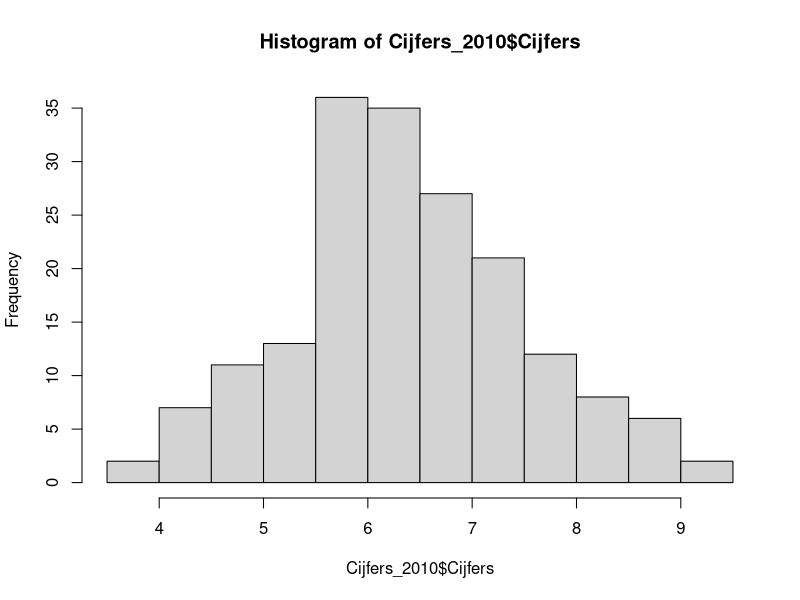
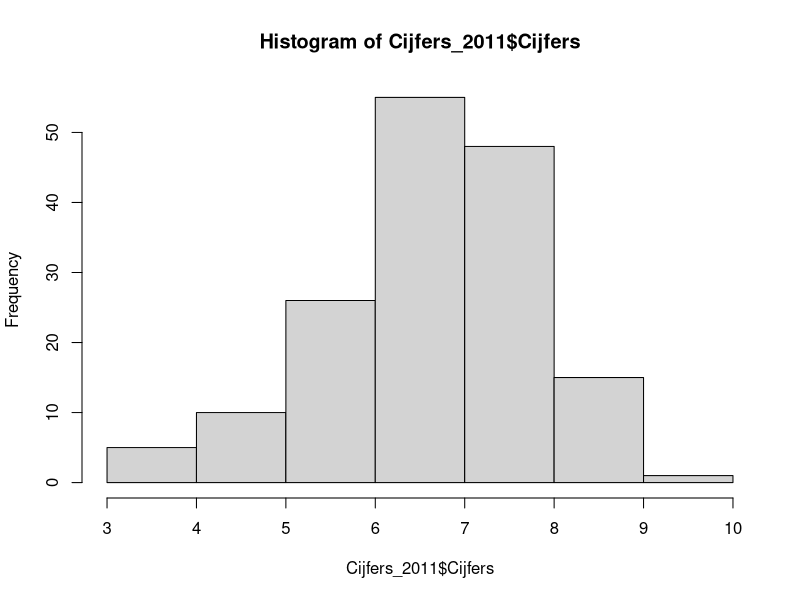

These figures' R source, in order:
## ---- chunk 1
knitr::opts_chunk$set(echo = TRUE)
## ---- chunk 2
set.seed(1)

mu <- 6.3
sigma <- 1.2
Cijfers_2010 <- rnorm(180, mu, sigma)
Cijfers_2010 <- Cijfers_2010 [Cijfers_2010 <= 10 & Cijfers_2010 >= 1]
Cijfers_2010 <- sapply (Cijfers_2010, round, 3)

mu <- 6.3
sigma <- 1.2
Cijfers_2010_n30 <- rnorm(30, mu, sigma)
Cijfers_2010_n30 <- Cijfers_2010_n30 [Cijfers_2010_n30 <= 10 & Cijfers_2010_n30 >= 1]
Cijfers_2010_n30 <- sapply (Cijfers_2010_n30, round, 3)

mu <- 6.6
sigma <- 1.2
Cijfers_2011 <- rnorm(160, mu, sigma)
Cijfers_2011 <- Cijfers_2011 [Cijfers_2011 <= 10 & Cijfers_2011 >= 1]
Cijfers_2011 <- sapply (Cijfers_2011, round, 3)

mu <- 6.6
sigma <- 1.2
Cijfers_2011_n30 <- rnorm(30, mu, sigma)
Cijfers_2011_n30 <- Cijfers_2011_n30 [Cijfers_2011_n30 <= 10 & Cijfers_2011_n30 >= 1]
Cijfers_2011_n30 <- sapply (Cijfers_2011, round, 3)

Cijfers <- c(Cijfers_2010, Cijfers_2011)
Cohort <- c(replicate(180, 2010), replicate(160, 2011))
Cijfers_gem <- data.frame(Cijfers, Cohort)


## ---- chunk 3
Cijfers_gem[sample(1:340, 10),]
## ---- chunk 4
Cijfers_2010 <- Cijfers_gem[Cijfers_gem$Cohort==2010,]
Cijfers_2011 <- Cijfers_gem[Cijfers_gem$Cohort==2011,]
## ---- chunk 5
mean(Cijfers_2010$Cijfers)
sd(Cijfers_2010$Cijfers)
## ---- chunk 6
mean(Cijfers_2011$Cijfers)
sd(Cijfers_2011$Cijfers)
## ---- chunk 7
hist(Cijfers_2010$Cijfers)
hist(Cijfers_2011$Cijfers)
## ---- chunk 8
library(nortest)
## ---- chunk 9
lillie.test(Cijfers_2010$Cijfers)
lillie.test(Cijfers_2011$Cijfers)
## ---- chunk 10
shapiro.test(Cijfers_2011_n30)
shapiro.test(Cijfers_2010_n30)
## ---- chunk 11
library(car)
leveneTest(Cijfers_gem$Cijfers, Cijfers_gem$Cohort)
## ---- chunk 12
t.test(Cijfers_2010, Cijfers_2011)
